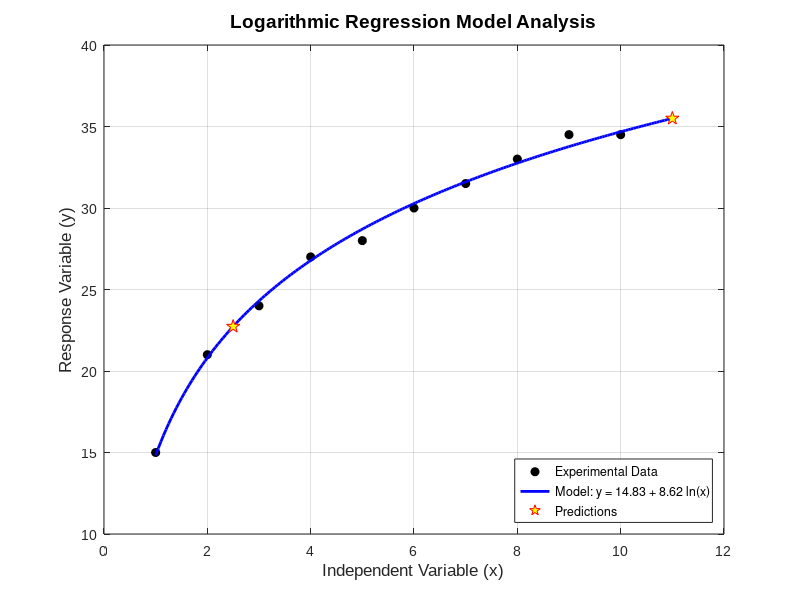

The MATLAB script that drew this image:
% =========================================================================================
% FILE NAME: Q17_LogarithmicRegression.m
% AUTHOR: [Amey Thakur](https://github.com/Amey-Thakur)
% COURSE REPO: https://github.com/Amey-Thakur/COMPUTATIONAL-METHODS-AND-MODELING-FOR-ENGINEERING-APPLICATIONS
% RELEASE DATE: September 08, 2023
% LICENSE: Creative Commons Attribution 4.0 International (CC BY 4.0)
%
% DESCRIPTION:
% This script applies least-squares regression to a logarithmic model, estimating 
% system parameters and performing point predictions within and beyond the 
% experimental interval.
%
% PROBLEM STATEMENT (Q17):
% The following function is linear in the parameters a1 and a2:
% y(x) = a1 + a2 * ln(x)
% Use least-squares regression with the following data to estimate the values 
% of a1 and a2. Use the curve fit to estimate the values of y at x = 2.5 
% and at x = 11.
%
% x: [1,  2,  3,  4,  5,  6,  7,  8,  9,  10]
% y: [15, 21, 24, 27, 28, 30, 31.5, 33, 34.5, 34.5]
%
% Reference: MATLAB for Engineering Applications, William J. Palm, Chapter 6, Q17.
%
% TECHNOLOGY STACK:
% - Programming Language: MATLAB (R2023a+)
% =========================================================================================

% --- Environment Initialization ---
clc;
clear;
close all;

% --- Experimental Dataset Acquisition ---
x = 1:10;
y = [15, 21, 24, 27, 28, 30, 31.5, 33, 34.5, 34.5];

% --- Logarithmic Regression Analysis ---
% Model: y = a1 + a2 * ln(x)
% Linearization: We treat ln(x) as the independent variable term
ln_x = log(x);

% Fitting a 1st degree polynomial to (ln_x, y)
% p = [a2, a1] because polyfit returns powers in descending order
p = polyfit(ln_x, y, 1);

a2 = p(1);
a1 = p(2);

% --- Predictive Point Analysis ---
x_test = [2.5, 11];
y_test = a1 + a2 .* log(x_test);

% --- Visualization Engine ---
x_smooth = linspace(1, 11, 200);
y_fit = a1 + a2 .* log(x_smooth);

figure('Color', 'w', 'Name', 'Logarithmic Growth Characterization');
plot(x, y, 'ko', 'MarkerFaceColor', 'k', 'MarkerSize', 6);
hold on;
plot(x_smooth, y_fit, 'b-', 'LineWidth', 2);
plot(x_test, y_test, 'rp', 'MarkerSize', 10, 'MarkerFaceColor', 'y'); % Test points

% Aesthetics and Labeling
grid on;
set(gca, 'FontName', 'Arial', 'FontSize', 10);
xlabel('Independent Variable (x)', 'FontSize', 12);
ylabel('Response Variable (y)', 'FontSize', 12);
title('Logarithmic Regression Model Analysis', 'FontSize', 14, 'FontWeight', 'bold');
legend('Experimental Data', sprintf('Model: y = %.2f + %.2f ln(x)', a1, a2), 'Predictions', 'Location', 'southeast');

% --- Results Visualization ---
fprintf('--- Logarithmic Model Parameters ---\n');
fprintf('Parameter a1 (Intercept): %8.4f\n', a1);
fprintf('Parameter a2 (Slope):     %8.4f\n', a2);
fprintf('\n--- Prediction Results ---\n');
fprintf('Estimated y at x = 2.5:   %8.4f\n', y_test(1));
fprintf('Estimated y at x = 11:    %8.4f\n', y_test(2));

% Professional Scholarly Footer
fprintf('\nMathematical Insight: Logarithmic regression is ideal for modeling phenomena that exhibit fast initial growth followed by deceleration, reaching a quasi-saturation state.\n');
